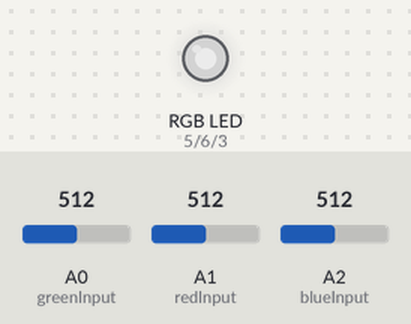
Recording of a sketch running on a simulated Arduino Uno, built with avr-gcc and run on an emulated ATmega328P. Parts: an RGB LED mixed from three pins (HIGH = lit). Inputs (shaded band) come from the test bench; at power-on: A0 (greenInput) = 512, A1 (redInput) = 512, A2 (blueInput) = 512. Dim RGB values are drawn brighter than linear.

Above: at 1.2 s.
1.3 s: A0 (greenInput) set to 716
At 2.5 s:
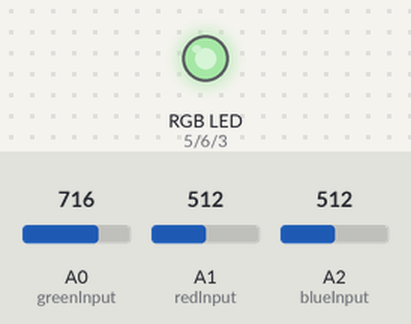
2.8 s: A1 (redInput) set to 716
At 3.7 s:
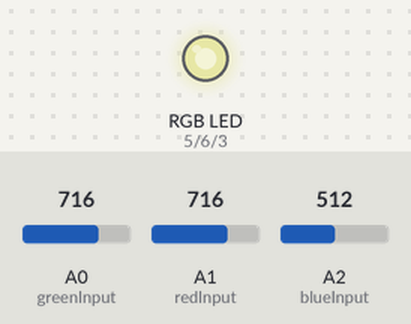
4.3 s: A2 (blueInput) set to 716
At 4.8 s:
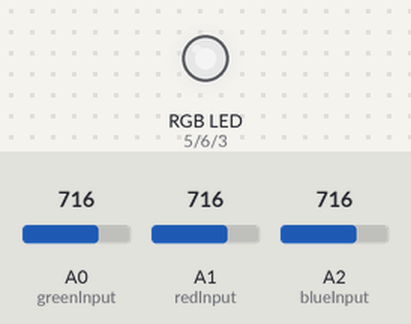
5.8 s: A0 (greenInput) set to 900
At 7.0 s:
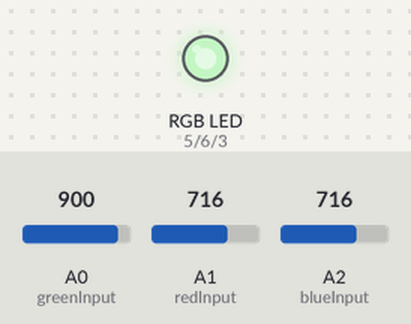
7.3 s: A1 (redInput) set to 900
At 8.3 s:
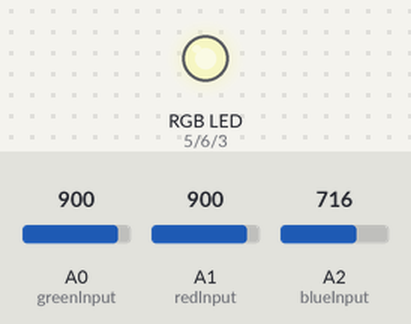
8.8 s: A2 (blueInput) set to 900
At 9.4 s:
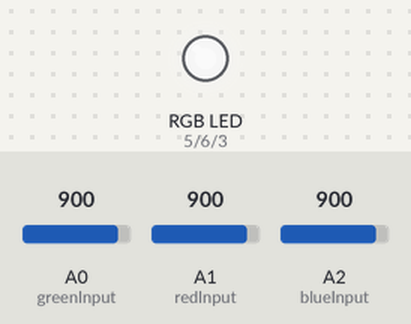
Timing chart, 0 to 11.3 s (numbered marks = the images above; inputs shaded):
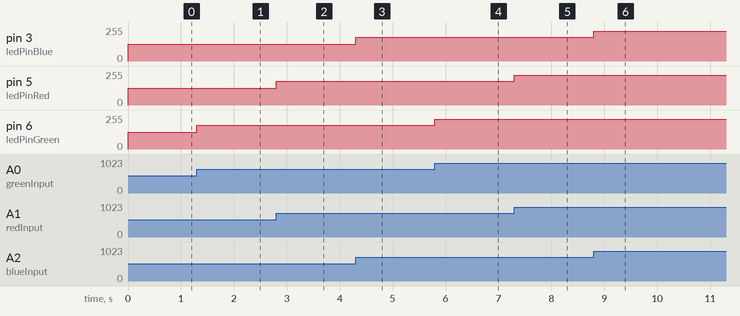

Measured:
- after the input at 1.3 s, pin 6 (ledPinGreen): 127/255 → 178/255 at once
- after the input at 2.8 s, pin 5 (ledPinRed): 127/255 → 178/255 at once
- after the input at 4.3 s, pin 3 (ledPinBlue): 127/255 → 178/255 at once
- after the input at 5.8 s, pin 6 (ledPinGreen): 178/255 → 224/255 at once
- after the input at 7.3 s, pin 5 (ledPinRed): 178/255 → 224/255 at once
- after the input at 8.8 s, pin 3 (ledPinBlue): 178/255 → 224/255 at once

The sketch:

Code.ino
```cpp
const int greenInput = A0;
const int redInput = A1;
const int blueInput = A2;
const int ledPinGreen = 6;
const int ledPinRed = 5;
const int ledPinBlue = 3;
int greenValue = 0;
int redValue = 0;
int blueValue = 0;
const int analogHigh = 1023;
const int digitalHigh = 255;

void setup() {
  pinMode(ledPinGreen, OUTPUT);
  pinMode(ledPinRed, OUTPUT);
  pinMode(ledPinBlue, OUTPUT);
}

void loop() {
  // read pins input
  greenValue = analogRead(greenInput);
  redValue = analogRead(redInput);
  blueValue = analogRead(blueInput);

  // map values
  greenValue = map(greenValue, 0, analogHigh, 0, digitalHigh);
  redValue = map(redValue, 0, analogHigh, 0, digitalHigh);
  blueValue = map(blueValue, 0, analogHigh, 0, digitalHigh);

  // light pins
  analogWrite(ledPinGreen, greenValue);
  analogWrite(ledPinRed, redValue);
  analogWrite(ledPinBlue, blueValue);

  // delay in between reads for stability
  delay(1);
}
 
```
